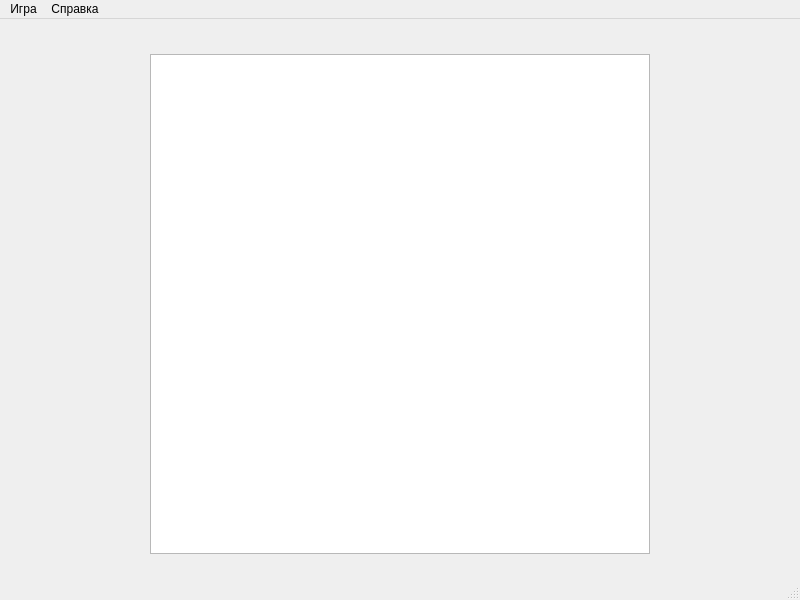
<?xml version="1.0" encoding="UTF-8"?>
<ui version="4.0">
 <class>MainWindow</class>
 <widget class="QMainWindow" name="MainWindow">
  <property name="geometry">
   <rect>
    <x>0</x>
    <y>0</y>
    <width>800</width>
    <height>600</height>
   </rect>
  </property>
  <property name="windowTitle">
   <string>MainWindow</string>
  </property>
  <widget class="QWidget" name="centralwidget">
   <widget class="QTableView" name="tableView">
    <property name="geometry">
     <rect>
      <x>150</x>
      <y>35</y>
      <width>500</width>
      <height>500</height>
     </rect>
    </property>
   </widget>
  </widget>
  <widget class="QMenuBar" name="menubar">
   <property name="geometry">
    <rect>
     <x>0</x>
     <y>0</y>
     <width>800</width>
     <height>21</height>
    </rect>
   </property>
   <widget class="QMenu" name="menu">
    <property name="title">
     <string>Игра</string>
    </property>
    <addaction name="new_game"/>
    <addaction name="change_lvl"/>
    <addaction name="exit"/>
   </widget>
   <widget class="QMenu" name="menu_2">
    <property name="title">
     <string>Справка</string>
    </property>
    <addaction name="rules"/>
   </widget>
   <addaction name="menu"/>
   <addaction name="menu_2"/>
  </widget>
  <widget class="QStatusBar" name="statusbar"/>
  <action name="new_game">
   <property name="text">
    <string>Новая игра</string>
   </property>
  </action>
  <action name="change_lvl">
   <property name="text">
    <string>Сменить уровень</string>
   </property>
  </action>
  <action name="rules">
   <property name="text">
    <string>Правила</string>
   </property>
  </action>
  <action name="exit">
   <property name="text">
    <string>Выход</string>
   </property>
  </action>
 </widget>
 <resources/>
 <connections/>
</ui>
